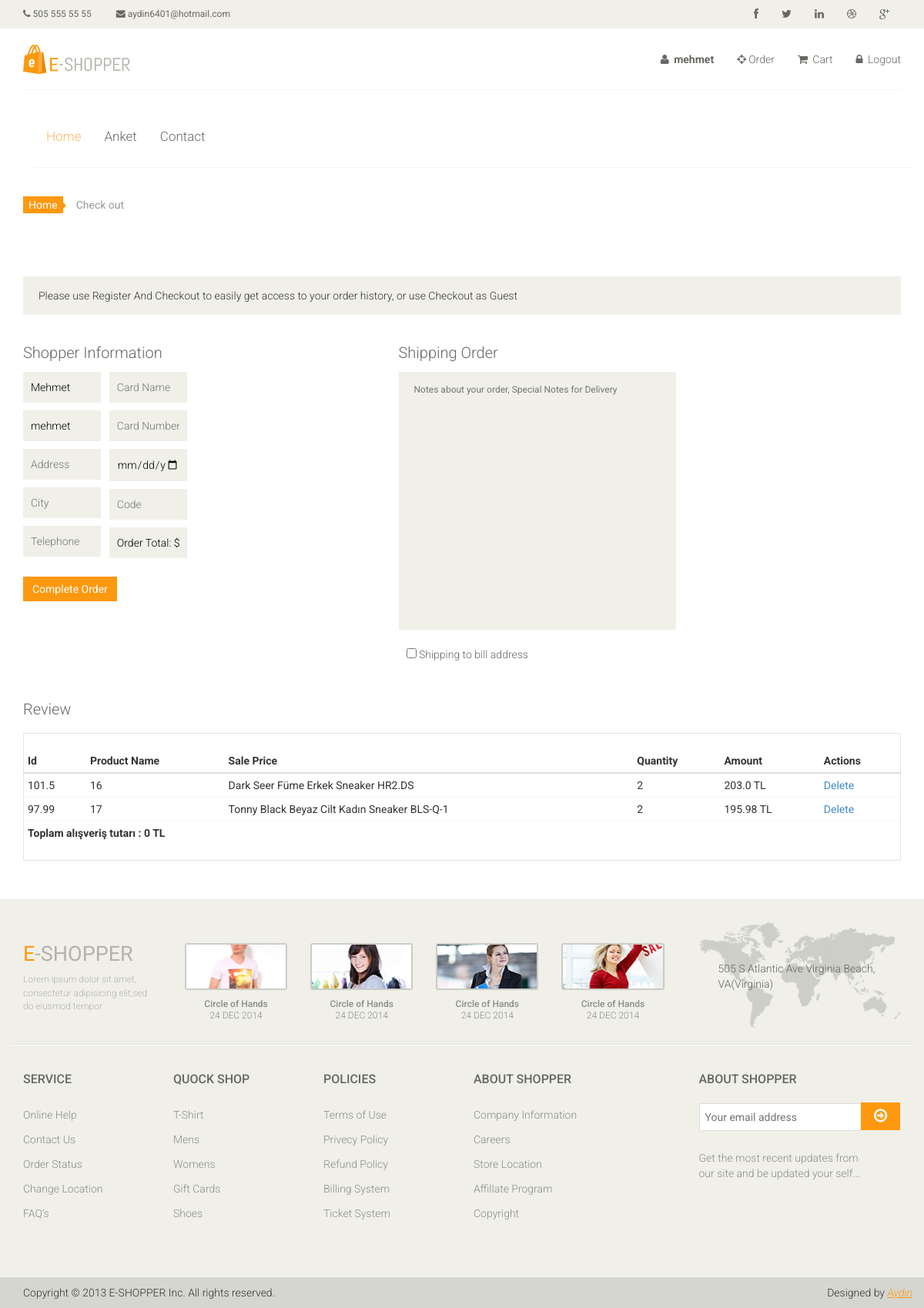
The page /order/checkout (signed in) on the database its author committed.
### order/models.py (models this page shows, shortened)
class ShopCart(models.Model):
    user = models.ForeignKey(User, on_delete=models.SET_NULL, null=True)
    product = models.OneToOneField(Product, on_delete=models.SET_NULL, null=True)
    quantity = models.IntegerField()
    @property
    def amount(self):
        return (self.quantity * self.product.price)

### product/models.py (models this page shows, shortened)
class Product(models.Model):
    STATUS = (
        (1, 'True'),
        (0, 'False'),
    )
    category = models.ForeignKey(Category, on_delete=models.CASCADE)
    title = models.CharField(max_length=150)
    keywords = models.CharField(max_length=255)
    description = models.CharField( max_length=255)
    image = models.ImageField(upload_to='images/')
    price = models.FloatField()
    amount = models.IntegerField()
    detail = RichTextUploadingField(blank=True)
    status = models.IntegerField(choices=STATUS)
    create_at = models.DateTimeField(auto_now_add=True)
    update_at = models.DateTimeField(auto_now=True)

### order/views.py (the view, shortened to what this page needs)
# urls.py: path('checkout', views.shop_cart_checkout, name='checkout'),
@login_required(login_url='/login')
def shop_cart_checkout(request):
    current_user = request.user
    shopcart =ShopCart.objects.all().filter(user_id=current_user.id)
    carttotal=0
    form = OrderForm(request.POST or None)
    context = {
            'page': 'checkout',
            'shopcart': shopcart,
            'carttotal': carttotal,
            }
    return render(request, 'shop_cart_checkout.html', context)

### order/templates/shop_cart_checkout.html (shortened to what this page needs)
{% extends "homebase.html" %}
{% block body %}
<section id="cart_items">
		<div class="container">
			<div class="breadcrumbs">
				<ol class="breadcrumb">
				  <li><a href="/">Home</a></li>
				  <li class="active">Check out</li>
				</ol>
			</div>
			<div class="register-req">
				<p>Please use Register And Checkout to easily get access to your order history, or use Checkout as Guest</p>
			</div>
			<div class="shopper-informations">
				<div class="row">
					<div class="col-sm-5 clearfix">
						<div class="bill-to">
							<p>Shopper Information</p>
							<div class="form-one">
								<div class="form-one">
									<form id="checkout-form1" name="order" class="clearfix"  method="post">
										<input class="text" type="text" name="name" placeholder="First Name" required id="id_name" value="{{ user.first_name }}" >
										<input class="text" type="text" name="surname" placeholder="Last Name" required id="id_surname" value="{{ user.last_name }}">
										<input class="text" type="text" name="address" placeholder="Address" required id="id_address">
										<input class="text" type="text" name="city" placeholder="City" required id="id_city">
										<input class="text" type="tel" name="phone" placeholder="Telephone" required id="id_phone">
										<button type="submit" class="btn btn-primary">Complete Order</button>
									</form>
								</div>
								<div class="form-two">
									<form id="checkout-form2" name="order" action="/order/" class="clearfix" method="post">
										<input class="text" type="text" name="first-name" placeholder="Card Name" >
										<input class="text" type="text" name="last-name" placeholder="Card Number" >
										<input class="text" type="date" name="email" placeholder="Date: YYYY/MM/DD" >
										<input class="text" type="text" name="address" placeholder="Code" >
										<input class="text" type="text" name="address" placeholder="Code" value="Order Total: $ {{ carttotal }}" readonly >
									</form>
             					 </div>
							</div>
						</div>
					</div>
					<div class="col-sm-4">
						<div class="order-message">
							<p>Shipping Order</p>
							<textarea name="message"  placeholder="Notes about your order, Special Notes for Delivery" rows="16"></textarea>
							<label><input type="checkbox"> Shipping to bill address</label>
						</div>
					</div>
				</div>
			</div>
			<div class="review-payment">
				<h2>Review</h2>
			</div>
            <form id="checkout-form" name="order" class="clearfix" method="post">
				<div class="table-responsive cart_info">
                <table class="table table-condensed">
                    <thead>
                    <tr>
                        <th>Id</th>
                        <th>Product Name</th>
                        <th>Sale Price</th>
                        <th>Quantity</th>
                        <th>Amount</th>
                        <th>Actions</th>
                    </tr>
                    </thead>
                    <tbody>
                    {% for rs in shopcart %}
                    <tr>
						<td>{{rs.product.price}}</td>
                        <td>{{ rs.id }}</td>
                        <td>{{ rs.product.title }}</td>
                        <td>{{ rs.quantity }}</td>
                        <td>{{ rs.amount }} TL</td>
                        <td>
                            <a href="/order/deletefromcart/{{ shopcart.id }}">Delete</a>
                        </td>
                    </tr>
                    {% endfor %}
                    <td colspan="5" ><b> Toplam alışveriş tutarı : {{ carttotal }} TL</b>
                    </tbody>
                </table>
            </div>
			</form>
        </div>
	</section>
{% endblock %}

### home/templates/homebase.html (shortened to what this page needs)
<!DOCTYPE html>
<html lang="en">
<head>
{% load static %}
    <link href="{% static 'css/bootstrap.min.css'%}" rel="stylesheet">
    <link href="{% static 'css/font-awesome.min.css'%}" rel="stylesheet">
    <link href="{% static 'css/prettyPhoto.css'%}" rel="stylesheet">
    <link href="{% static 'css/price-range.css'%}" rel="stylesheet">
    <link href="{% static 'css/animate.css'%}" rel="stylesheet">
	<link href="{% static 'css/main.css'%}" rel="stylesheet">
	<link href="{% static 'css/responsive.css'%}" rel="stylesheet">
</head>
<body>
	<header id="header">
		<div class="header_top">
			<div class="container">
				<div class="row">
					<div class="col-sm-6">
						<div class="contactinfo">
							<ul class="nav nav-pills">
								<li><a href="#"><i class="fa fa-phone"></i> 505 555 55 55</a></li>
								<li><a href="#"><i class="fa fa-envelope"></i> aydin6401@hotmail.com</a></li>
							</ul>
						</div>
					</div>
					<div class="col-sm-6">
						<div class="social-icons pull-right">
							<ul class="nav navbar-nav">
								<li><a href="https://www.facebook.com/aydndag"><i class="fa fa-facebook"></i></a></li>
								<li><a href="https://twitter.com/aydn_dag"><i class="fa fa-twitter"></i></a></li>
								<li><a href="#"><i class="fa fa-linkedin"></i></a></li>
								<li><a href="#"><i class="fa fa-dribbble"></i></a></li>
								<li><a href="#"><i class="fa fa-google-plus"></i></a></li>
							</ul>
						</div>
					</div>
				</div>
			</div>
		</div>
		<div class="header-middle">
			<div class="container">
				<div class="row">
					<div class="col-sm-4">
						<div class="logo pull-left">
							<a href="/"><img src="{% static 'images/home/logo.png'%}" alt="" /></a>
						</div>
					</div>
					<div class="col-sm-8">
						<div class="shop-menu pull-right">
							<ul class="nav navbar-nav">
								{% if user.id is not None %}
									<li><a href="/user/"><i class="fa fa-user"></i><b> {{user.username}}</b></a></li>
									<li><a href="/order/"><i class="fa fa-crosshairs"></i>Order</a></li>
								<li><a href="/order/shopcart"><i class="fa fa-shopping-cart"></i> Cart </li>
									<li><a href="/logout"><i class="fa fa-lock"></i> Logout</a></li>
								{% endif %}
							</ul>
						</div>
					</div>
		</div>
		<div class="header-bottom">
			<div class="container">
				<div class="row">
					<div class="col-sm-9">
						<div class="mainmenu pull-left">
							<ul class="nav navbar-nav collapse navbar-collapse">
								<li><a href="/" class="active">Home</a></li>
								<li><a href="/polls">Anket</i></a>
                                </li>
								<li><a href="/contact">Contact</a></li>
							</ul>
						</div>
					</div>
				</div>
			</div>
		</div>
	</header>
<section>
		<div class="container">
			<div class="row">
    {% block body %} {% endblock %}
            		</div>
		</div>
	</section>
<footer id="footer">
		<div class="footer-top">
			<div class="container">
				<div class="row">
					<div class="col-sm-2">
						<div class="companyinfo">
							<h2><span>e</span>-shopper</h2>
							<p>Lorem ipsum dolor sit amet, consectetur adipisicing elit,sed do eiusmod tempor</p>
						</div>
					</div>
					<div class="col-sm-7">
						<div class="col-sm-3">
							<div class="video-gallery text-center">
								<a href="#">
									<div class="iframe-img">
										<img src="{% static 'images/home/iframe1.png'%}" alt="" />
									</div>
								</a>
								<p>Circle of Hands</p>
								<h2>24 DEC 2014</h2>
							</div>
						</div>
						<div class="col-sm-3">
							<div class="video-gallery text-center">
								<a href="#">
									<div class="iframe-img">
										<img src="{% static 'images/home/iframe2.png'%}" alt="" />
									</div>
								</a>
								<p>Circle of Hands</p>
								<h2>24 DEC 2014</h2>
							</div>
						</div>
						<div class="col-sm-3">
							<div class="video-gallery text-center">
								<a href="#">
									<div class="iframe-img">
										<img src="{% static 'images/home/iframe3.png'%}" alt="" />
									</div>
								</a>
								<p>Circle of Hands</p>
								<h2>24 DEC 2014</h2>
							</div>
						</div>
						<div class="col-sm-3">
							<div class="video-gallery text-center">
								<a href="#">
									<div class="iframe-img">
										<img src="{% static 'images/home/iframe4.png'%}" alt="" />
									</div>
								</a>
								<p>Circle of Hands</p>
								<h2>24 DEC 2014</h2>
							</div>
						</div>
					</div>
					<div class="col-sm-3">
						<div class="address">
							<img src="{% static 'images/home/map.png'%}" alt="" />
							<p>505 S Atlantic Ave Virginia Beach, VA(Virginia)</p>
						</div>
					</div>
				</div>
			</div>
		</div>
		<div class="footer-widget">
			<div class="container">
				<div class="row">
					<div class="col-sm-2">
						<div class="single-widget">
							<h2>Service</h2>
							<ul class="nav nav-pills nav-stacked">
								<li><a href="#">Online Help</a></li>
								<li><a href="#">Contact Us</a></li>
								<li><a href="#">Order Status</a></li>
								<li><a href="#">Change Location</a></li>
								<li><a href="#">FAQ’s</a></li>
							</ul>
						</div>
					</div>
					<div class="col-sm-2">
						<div class="single-widget">
							<h2>Quock Shop</h2>
							<ul class="nav nav-pills nav-stacked">
								<li><a href="#">T-Shirt</a></li>
								<li><a href="#">Mens</a></li>
								<li><a href="#">Womens</a></li>
								<li><a href="#">Gift Cards</a></li>
								<li><a href="#">Shoes</a></li>
							</ul>
						</div>
					</div>
					<div class="col-sm-2">
						<div class="single-widget">
							<h2>Policies</h2>
							<ul class="nav nav-pills nav-stacked">
								<li><a href="#">Terms of Use</a></li>
								<li><a href="#">Privecy Policy</a></li>
								<li><a href="#">Refund Policy</a></li>
								<li><a href="#">Billing System</a></li>
								<li><a href="#">Ticket System</a></li>
							</ul>
						</div>
					</div>
					<div class="col-sm-2">
						<div class="single-widget">
							<h2>About Shopper</h2>
							<ul class="nav nav-pills nav-stacked">
								<li><a href="#">Company Information</a></li>
								<li><a href="#">Careers</a></li>
								<li><a href="#">Store Location</a></li>
								<li><a href="#">Affillate Program</a></li>
								<li><a href="#">Copyright</a></li>
							</ul>
						</div>
					</div>
					<div class="col-sm-3 col-sm-offset-1">
						<div class="single-widget">
							<h2>About Shopper</h2>
							<form action="#" class="searchform">
								<input type="text" placeholder="Your email address" />
								<button type="submit" class="btn btn-default"><i class="fa fa-arrow-circle-o-right"></i></button>
								<p>Get the most recent updates from <br />our site and be updated your self...</p>
							</form>
						</div>
					</div>
				</div>
			</div>
		</div>
		<div class="footer-bottom">
			<div class="container">
				<div class="row">
					<p class="pull-left">Copyright © 2013 E-SHOPPER Inc. All rights reserved.</p>
					<p class="pull-right">Designed by <span><a target="_blank" href="http://www.themeum.com">Aydın</a></span></p>
				</div>
			</div>
		</div>
	</footer>
</body>
</html>

### rows shown on the page
ShopCart: product.price "101.5", id "16", product "Dark Seer Füme Erkek Sneaker HR2.DS", quantity "2", amount "203.0"
ShopCart: product.price "97.99", id "17", product "Tonny Black Beyaz Cilt Kadın Sneaker BLS-Q-1", quantity "2", amount "195.98"

### other values the page prints
{{ user.username }} "mehmet"
{{ carttotal }} "0"
